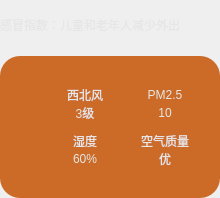
      <widget class="QWidget" name="widget_03" native="true">
       <property name="styleSheet">
        <string notr="true">color: rgb(230, 230, 230);</string>
       </property>
       <layout class="QGridLayout" name="gridLayout_6" rowstretch="1,5" rowminimumheight="0,0">
        <property name="leftMargin">
         <number>0</number>
        </property>
        <property name="topMargin">
         <number>0</number>
        </property>
        <property name="rightMargin">
         <number>0</number>
        </property>
        <property name="bottomMargin">
         <number>0</number>
        </property>
        <property name="horizontalSpacing">
         <number>7</number>
        </property>
        <item row="0" column="0">
         <widget class="QLabel" name="label_tips">
          <property name="minimumSize">
           <size>
            <width>0</width>
            <height>50</height>
           </size>
          </property>
          <property name="styleSheet">
           <string notr="true"/>
          </property>
          <property name="text">
           <string>感冒指数：儿童和老年人减少外出</string>
          </property>
          <property name="wordWrap">
           <bool>true</bool>
          </property>
         </widget>
        </item>
        <item row="1" column="0">
         <widget class="QWidget" name="widget_03_01" native="true">
          <property name="styleSheet">
           <string notr="true">background-color: rgb(203, 107, 39);
border-radius: 20px;
</string>
          </property>
          <layout class="QGridLayout" name="gridLayout_5">
           <property name="leftMargin">
            <number>30</number>
           </property>
           <property name="topMargin">
            <number>30</number>
           </property>
           <property name="rightMargin">
            <number>30</number>
           </property>
           <property name="bottomMargin">
            <number>30</number>
           </property>
           <property name="horizontalSpacing">
            <number>0</number>
           </property>
           <property name="verticalSpacing">
            <number>10</number>
           </property>
           <item row="0" column="0">
            <layout class="QHBoxLayout" name="horizontalLayout_2">
             <item>
              <widget class="QLabel" name="label_6">
               <property name="minimumSize">
                <size>
                 <width>30</width>
                 <height>30</height>
                </size>
               </property>
               <property name="maximumSize">
                <size>
                 <width>30</width>
                 <height>30</height>
                </size>
               </property>
               <property name="text">
                <string/>
               </property>
               <property name="pixmap">
                <pixmap resource="res.qrc">:/res/wind.png</pixmap>
               </property>
               <property name="scaledContents">
                <bool>true</bool>
               </property>
              </widget>
             </item>
             <item>
              <layout class="QVBoxLayout" name="verticalLayout_2">
               <item>
                <widget class="QLabel" name="label_win">
                 <property name="minimumSize">
                  <size>
                   <width>50</width>
                   <height>0</height>
                  </size>
                 </property>
                 <property name="text">
                  <string>西北风</string>
                 </property>
                 <property name="alignment">
                  <set>Qt::AlignCenter</set>
                 </property>
                </widget>
               </item>
               <item>
                <widget class="QLabel" name="lblWinNum">
                 <property name="text">
                  <string>3级</string>
                 </property>
                 <property name="alignment">
                  <set>Qt::AlignCenter</set>
                 </property>
                </widget>
               </item>
              </layout>
             </item>
            </layout>
           </item>
           <item row="0" column="1">
            <layout class="QHBoxLayout" name="horizontalLayout_4">
             <item>
              <widget class="QLabel" name="label_12">
               <property name="minimumSize">
                <size>
                 <width>30</width>
                 <height>30</height>
                </size>
               </property>
               <property name="maximumSize">
                <size>
                 <width>30</width>
                 <height>30</height>
                </size>
               </property>
               <property name="text">
                <string/>
               </property>
               <property name="pixmap">
                <pixmap resource="res.qrc">:/res/pm25.png</pixmap>
               </property>
               <property name="scaledContents">
                <bool>true</bool>
               </property>
              </widget>
             </item>
             <item>
              <layout class="QVBoxLayout" name="verticalLayout_4">
               <item>
                <widget class="QLabel" name="label_13">
                 <property name="minimumSize">
                  <size>
                   <width>50</width>
                   <height>0</height>
                  </size>
                 </property>
                 <property name="text">
                  <string>PM2.5</string>
                 </property>
                 <property name="alignment">
                  <set>Qt::AlignCenter</set>
                 </property>
                </widget>
               </item>
               <item>
                <widget class="QLabel" name="lblPM25">
                 <property name="text">
                  <string>10</string>
                 </property>
                 <property name="alignment">
                  <set>Qt::AlignCenter</set>
                 </property>
                </widget>
               </item>
              </layout>
             </item>
            </layout>
           </item>
           <item row="1" column="0">
            <layout class="QHBoxLayout" name="horizontalLayout_6">
             <item>
              <widget class="QLabel" name="label_17">
               <property name="minimumSize">
                <size>
                 <width>30</width>
                 <height>30</height>
                </size>
               </property>
               <property name="maximumSize">
                <size>
                 <width>30</width>
                 <height>30</height>
                </size>
               </property>
               <property name="text">
                <string/>
               </property>
               <property name="pixmap">
                <pixmap resource="res.qrc">:/res/humidity.png</pixmap>
               </property>
               <property name="scaledContents">
                <bool>true</bool>
               </property>
              </widget>
             </item>
             <item>
              <layout class="QVBoxLayout" name="verticalLayout_24">
               <item>
                <widget class="QLabel" name="label_15">
                 <property name="minimumSize">
                  <size>
                   <width>50</width>
                   <height>0</height>
                  </size>
                 </property>
                 <property name="text">
                  <string>湿度</string>
                 </property>
                 <property name="alignment">
                  <set>Qt::AlignCenter</set>
                 </property>
                </widget>
               </item>
               <item>
                <widget class="QLabel" name="label_shidu">
                 <property name="text">
                  <string>60%</string>
                 </property>
                 <property name="alignment">
                  <set>Qt::AlignCenter</set>
                 </property>
                </widget>
               </item>
              </layout>
             </item>
            </layout>
           </item>
           <item row="1" column="1">
            <layout class="QHBoxLayout" name="horizontalLayout_9">
             <item>
              <widget class="QLabel" name="label_26">
               <property name="minimumSize">
                <size>
                 <width>30</width>
                 <height>30</height>
                </size>
               </property>
               <property name="maximumSize">
                <size>
                 <width>30</width>
                 <height>30</height>
                </size>
               </property>
               <property name="text">
                <string/>
               </property>
               <property name="pixmap">
                <pixmap resource="res.qrc">:/res/aqi.png</pixmap>
               </property>
               <property name="scaledContents">
                <bool>true</bool>
               </property>
              </widget>
             </item>
             <item>
              <layout class="QVBoxLayout" name="verticalLayout">
               <item>
                <widget class="QLabel" name="label_24">
                 <property name="minimumSize">
                  <size>
                   <width>50</width>
                   <height>0</height>
                  </size>
                 </property>
                 <property name="text">
                  <string>空气质量</string>
                 </property>
                 <property name="alignment">
                  <set>Qt::AlignCenter</set>
                 </property>
                </widget>
               </item>
               <item>
                <widget class="QLabel" name="label_air">
                 <property name="text">
                  <string>优</string>
                 </property>
                 <property name="alignment">
                  <set>Qt::AlignCenter</set>
                 </property>
                </widget>
               </item>
              </layout>
             </item>
            </layout>
           </item>
          </layout>
         </widget>
        </item>
       </layout>
      </widget>
